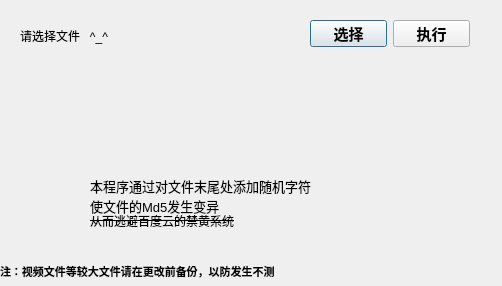
<?xml version="1.0" encoding="UTF-8"?>
<ui version="4.0">
 <class>Dialog</class>
 <widget class="QDialog" name="Dialog">
  <property name="geometry">
   <rect>
    <x>0</x>
    <y>0</y>
    <width>502</width>
    <height>286</height>
   </rect>
  </property>
  <property name="font">
   <font>
    <pointsize>13</pointsize>
    <weight>75</weight>
    <bold>true</bold>
   </font>
  </property>
  <property name="windowTitle">
   <string>Dialog</string>
  </property>
  <widget class="QLabel" name="PathText">
   <property name="geometry">
    <rect>
     <x>20</x>
     <y>20</y>
     <width>271</width>
     <height>31</height>
    </rect>
   </property>
   <property name="font">
    <font>
     <pointsize>9</pointsize>
     <weight>50</weight>
     <bold>false</bold>
    </font>
   </property>
   <property name="text">
    <string>请选择文件   ^_^</string>
   </property>
  </widget>
  <widget class="QLabel" name="Explan1">
   <property name="geometry">
    <rect>
     <x>90</x>
     <y>170</y>
     <width>261</width>
     <height>31</height>
    </rect>
   </property>
   <property name="font">
    <font>
     <pointsize>10</pointsize>
     <weight>50</weight>
     <bold>false</bold>
    </font>
   </property>
   <property name="text">
    <string>本程序通过对文件末尾处添加随机字符</string>
   </property>
  </widget>
  <widget class="QLabel" name="Explan2">
   <property name="geometry">
    <rect>
     <x>90</x>
     <y>190</y>
     <width>261</width>
     <height>31</height>
    </rect>
   </property>
   <property name="font">
    <font>
     <pointsize>10</pointsize>
     <weight>50</weight>
     <bold>false</bold>
    </font>
   </property>
   <property name="text">
    <string>使文件的Md5发生变异</string>
   </property>
  </widget>
  <widget class="QLabel" name="Explan3">
   <property name="geometry">
    <rect>
     <x>90</x>
     <y>210</y>
     <width>201</width>
     <height>21</height>
    </rect>
   </property>
   <property name="font">
    <font>
     <pointsize>9</pointsize>
     <weight>50</weight>
     <bold>false</bold>
     <strikeout>true</strikeout>
    </font>
   </property>
   <property name="text">
    <string>从而逃避百度云的禁黄系统</string>
   </property>
  </widget>
  <widget class="QLabel" name="Explan4">
   <property name="geometry">
    <rect>
     <x>0</x>
     <y>261</y>
     <width>301</width>
     <height>20</height>
    </rect>
   </property>
   <property name="font">
    <font>
     <pointsize>8</pointsize>
    </font>
   </property>
   <property name="text">
    <string>注：视频文件等较大文件请在更改前备份，以防发生不测</string>
   </property>
  </widget>
  <widget class="QWidget" name="">
   <property name="geometry">
    <rect>
     <x>310</x>
     <y>20</y>
     <width>160</width>
     <height>27</height>
    </rect>
   </property>
   <layout class="QHBoxLayout" name="horizontalLayout_2">
    <item>
     <layout class="QHBoxLayout" name="horizontalLayout">
      <item>
       <widget class="QPushButton" name="FileChouse">
        <property name="font">
         <font>
          <pointsize>11</pointsize>
          <weight>75</weight>
          <bold>true</bold>
         </font>
        </property>
        <property name="text">
         <string>选择</string>
        </property>
       </widget>
      </item>
     </layout>
    </item>
    <item>
     <widget class="QPushButton" name="go">
      <property name="font">
       <font>
        <pointsize>11</pointsize>
        <weight>75</weight>
        <italic>false</italic>
        <bold>true</bold>
        <underline>false</underline>
        <strikeout>false</strikeout>
        <kerning>true</kerning>
       </font>
      </property>
      <property name="cursor">
       <cursorShape>CrossCursor</cursorShape>
      </property>
      <property name="text">
       <string>执行</string>
      </property>
     </widget>
    </item>
   </layout>
  </widget>
 </widget>
 <resources/>
 <connections/>
</ui>
